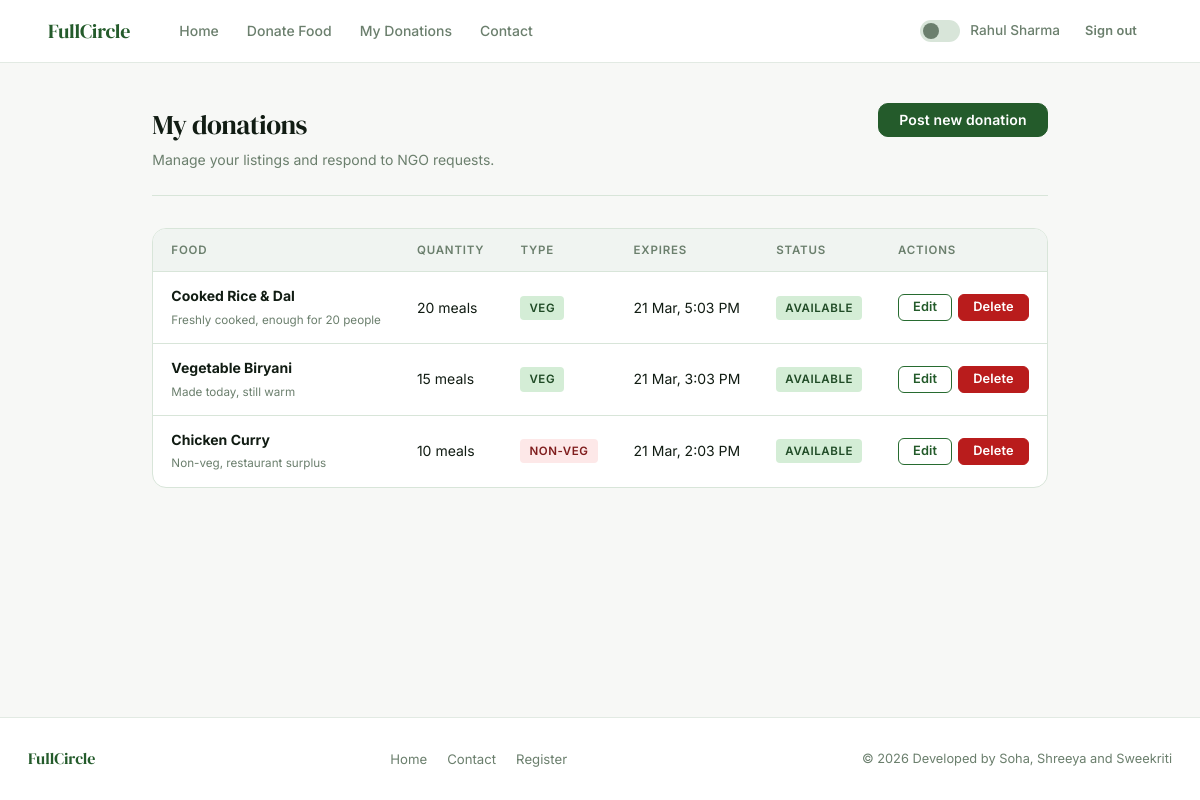
The app's page /donor/my_donations.php (signed in) with its own data.
### tables this page shows
CREATE TABLE IF NOT EXISTS donations (
    donation_id    INT AUTO_INCREMENT PRIMARY KEY,
    donor_id       INT NOT NULL,
    food_title     VARCHAR(150) NOT NULL,
    description    TEXT,
    quantity       VARCHAR(50) NOT NULL,
    food_type      ENUM('veg','non-veg') DEFAULT 'veg',
    expiry_time    DATETIME NOT NULL,
    pickup_address TEXT NOT NULL,
    status         ENUM('available','requested','completed') DEFAULT 'available',
    created_at     TIMESTAMP DEFAULT CURRENT_TIMESTAMP,
    FOREIGN KEY (donor_id) REFERENCES users(user_id) ON DELETE CASCADE
);

### includes/auth.php (called while the page is built, shortened)
<?php
function currentUser() {
    return [
        'id'    => $_SESSION['user_id'] ?? null,
        'name'  => $_SESSION['name']    ?? '',
        'role'  => $_SESSION['role']    ?? '',
        'email' => $_SESSION['email']   ?? '',
    ];
}

### donor/my_donations.php (the view, shortened to what this page needs)
<?php
require_once '../includes/auth.php';
require_once '../includes/db.php';
$user = currentUser();
$donations = $conn->query("SELECT * FROM donations WHERE donor_id={$user['id']} ORDER BY created_at DESC");
require_once '../includes/header.php';
?>
<div class="dashboard">
  <div class="dash-header">
    <div>
      <div class="dash-title">My donations</div>
      <div class="dash-sub">Manage your listings and respond to NGO requests.</div>
    </div>
    <a href="donate_food.php" class="btn btn-primary">Post new donation</a>
  </div>
  <?php if ($donations->num_rows === 0): ?>
    <div class="empty-state">
      <div class="empty-icon">+</div>
      <h3>No donations yet</h3>
      <p>Post your first donation to get started.</p>
      <a href="donate_food.php" class="btn btn-primary" style="margin-top:16px">Post donation</a>
    </div>
  <?php else: ?>
    <div class="table-wrap">
      <table>
        <thead>
          <tr>
            <th>Food</th><th>Quantity</th><th>Type</th><th>Expires</th><th>Status</th><th>Actions</th>
          </tr>
        </thead>
        <tbody>
          <?php while ($d = $donations->fetch_assoc()):
          ?>
          <tr>
            <td>
              <strong><?= htmlspecialchars($d['food_title']) ?></strong>
              <?php if ($d['description']): ?>
                <br><small style="color:var(--text-muted)"><?= htmlspecialchars(mb_strimwidth($d['description'],0,55,'...')) ?></small>
              <?php endif; ?>
            </td>
            <td><?= htmlspecialchars($d['quantity']) ?></td>
            <td><span class="badge badge-<?= $d['food_type'] === 'veg' ? 'veg' : 'nonveg' ?>"><?= $d['food_type'] ?></span></td>
            <td><?= date('d M, g:i A', strtotime($d['expiry_time'])) ?></td>
            <td><span class="badge badge-<?= $d['status'] ?>"><?= ucfirst($d['status']) ?></span></td>
            <td>
              <div style="display:flex;gap:6px;flex-wrap:wrap;">
                <?php if ($d['status'] === 'available'): ?>
                  <a href="edit_donation.php?id=<?= $d['donation_id'] ?>" class="btn btn-outline btn-sm">Edit</a>
                  <form method="POST" style="display:inline" onsubmit="return confirmDelete('Remove this donation?')">
                    <button class="btn btn-danger btn-sm" type="submit">Delete</button>
                  </form>
                <?php endif; ?>
              </div>
            </td>
          </tr>
          <?php endwhile; ?>
        </tbody>
      </table>
    </div>
  <?php endif; ?>
</div>
<?php require_once '../includes/footer.php'; ?>

### css/style.css (style rules this page uses)
:root { --green-900: #1a3c1f; --green-800: #1f4a25; --green-700: #245b2b; --green-600: #276b30; --green-500: #2e7d35; --green-400: #4a9e52; --green-200: #a8d5ac; --green-100: #d4edd6; --green-50: #edf7ee; --bg-page: #f7f8f6; --bg-card: #ffffff; --bg-subtle: #f0f4f1; --bg-input: #ffffff; --border: #d8e5d9; --border-focus: var(--green-500); --border-input: #c8d9ca; --text-primary: #111c13; --text-secondary: #3d5241; --text-muted: #6b7f6d; --text-placeholder: #9aaa9c; --success-bg: #edf7ee; --success-text: #1a3c1f; --success-border: #a8d5ac; --error-bg: #fdf2f2; --error-text: #7f1d1d; --error-border: #fca5a5; --warning-bg: #fffbeb; --warning-text: #78350f; --warning-border: #fcd34d; --info-bg: #eff6ff; --info-text: #1e3a5f; --info-border: #bfdbfe; --shadow-sm: 0 1px 3px rgba(0, 0, 0, 0.07); --shadow-md: 0 4px 12px rgba(0, 0, 0, 0.08); --shadow-lg: 0 10px 32px rgba(0, 0, 0, 0.1); --nav-bg: #ffffff; --nav-border: #e2eae3; --radius-sm: 6px; --radius-md: 10px; --radius-lg: 14px; --radius-xl: 20px; --transition: 0.18s ease; }
*, *::before, *::after { margin: 0; padding: 0; box-sizing: border-box; }
html { scroll-behavior: smooth; }
body { font-family: "Inter", -apple-system, BlinkMacSystemFont, sans-serif; background: var(--bg-page); color: var(--text-primary); line-height: 1.6; font-size: 15px; transition: background var(--transition), color var(--transition); -webkit-font-smoothing: antialiased; min-height: 100vh; display: flex; flex-direction: column; }
a { color: inherit; text-decoration: none; }
button, input, select, textarea { font-family: inherit; }
.btn { display: inline-flex; align-items: center; justify-content: center; gap: 6px; padding: 9px 20px; border-radius: var(--radius-md); font-size: 0.875rem; font-weight: 600; border: 1.5px solid transparent; cursor: pointer; transition: all var(--transition); white-space: nowrap; text-decoration: none; letter-spacing: 0.01em; line-height: 1; }
.btn-primary { background: var(--green-700); color: #fff; border-color: var(--green-700); }
.btn-outline { background: transparent; color: var(--green-700); border-color: var(--green-600); }
.btn-danger { background: #b91c1c; color: #fff; border-color: #b91c1c; }
.btn-sm { padding: 6px 14px; font-size: 0.8rem; border-radius: var(--radius-sm); }
.badge { display: inline-block; padding: 3px 9px; border-radius: 4px; font-size: 0.72rem; font-weight: 600; letter-spacing: 0.05em; text-transform: uppercase; }
.badge-veg, .badge-available, .badge-approved { background: var(--green-100); color: var(--green-800); }
.badge-nonveg, .badge-rejected { background: #fde8e8; color: #7f1d1d; }
.dashboard { max-width: 1160px; margin: 0 auto; padding: 40px 28px; flex: 1; }
.dash-header { display: flex; align-items: flex-start; justify-content: space-between; flex-wrap: wrap; gap: 16px; margin-bottom: 32px; padding-bottom: 24px; border-bottom: 1px solid var(--border); }
.dash-title { font-family: "DM Serif Display", serif; font-size: 1.7rem; color: var(--text-primary); letter-spacing: -0.02em; }
.dash-sub { color: var(--text-muted); font-size: 0.875rem; margin-top: 2px; }
.table-wrap { background: var(--bg-card); border: 1px solid var(--border); border-radius: var(--radius-lg); overflow: hidden; overflow-x: auto; }
table { width: 100%; border-collapse: collapse; }
thead { background: var(--bg-subtle); }
th { padding: 12px 18px; text-align: left; font-size: 0.72rem; font-weight: 600; color: var(--text-muted); text-transform: uppercase; letter-spacing: 0.07em; white-space: nowrap; border-bottom: 1px solid var(--border); }
td { padding: 13px 18px; font-size: 0.875rem; color: var(--text-primary); border-bottom: 1px solid var(--border); vertical-align: middle; }
tr:last-child td { border-bottom: none; }

### records on screen
donations: food_title "Cooked Rice & Dal", description "Freshly cooked, enough for 20 people", quantity "20 meals", food_type "VEG", expiry_time "21 Mar, 5:03 PM", status "AVAILABLE"
donations: food_title "Vegetable Biryani", description "Made today, still warm", quantity "15 meals", food_type "VEG", expiry_time "21 Mar, 3:03 PM", status "AVAILABLE"
donations: food_title "Chicken Curry", description "Non-veg, restaurant surplus", quantity "10 meals", food_type "NON-VEG", expiry_time "21 Mar, 2:03 PM", status "AVAILABLE"

### other values on screen
$user['name'] "Rahul Sharma"
